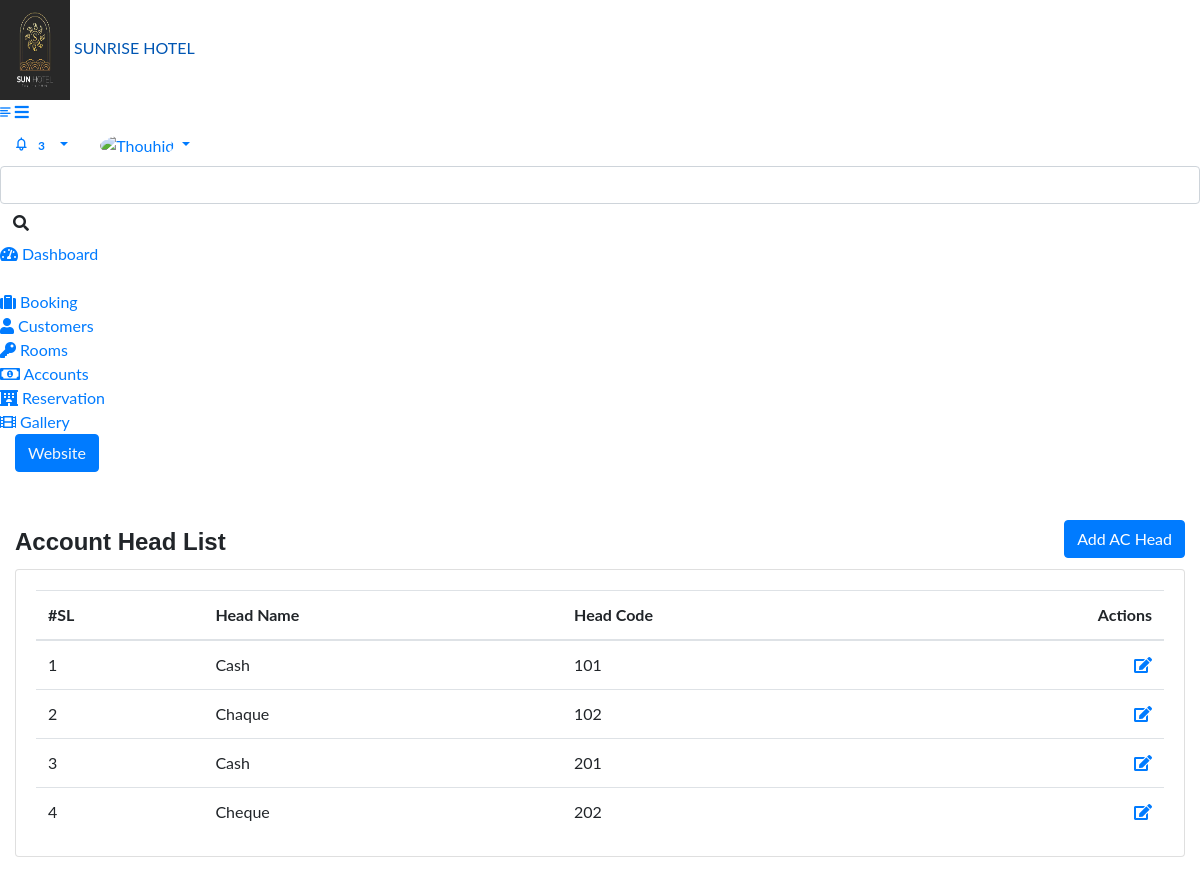
Page /admin/account_list.php (signed in) on the earlier database version.
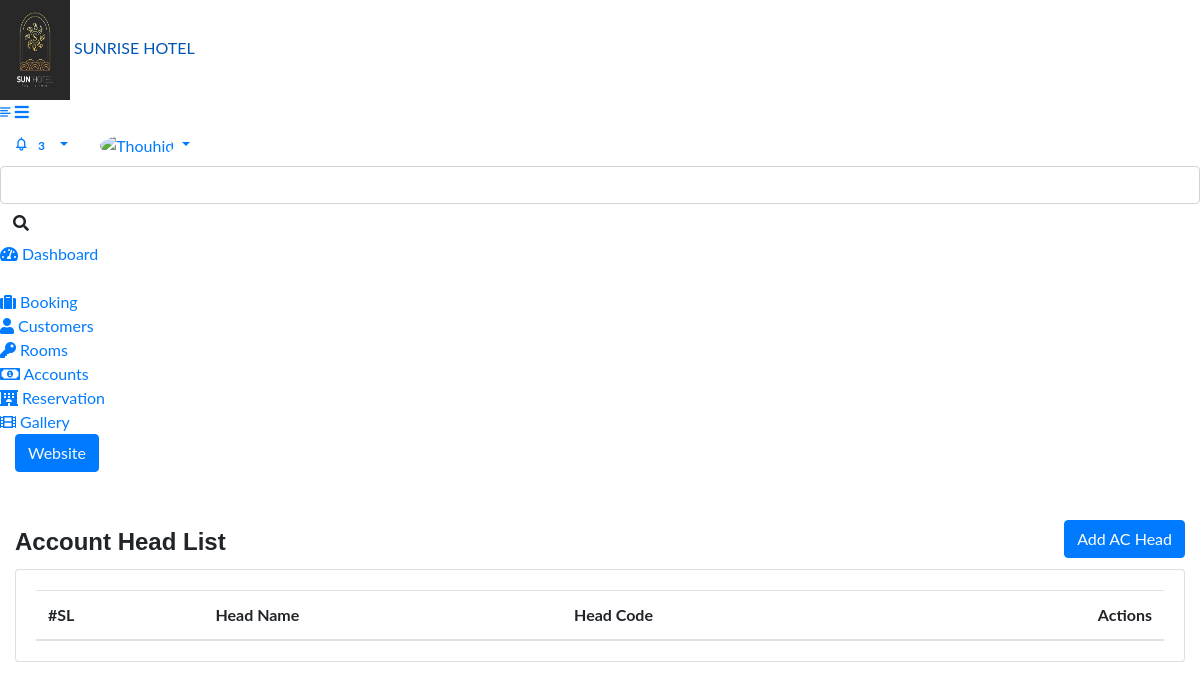
Same page on the later database version.
### tables this page shows
CREATE TABLE `tbl_ac_head` (
  `id` int(11) NOT NULL,
  `head_name` varchar(255) NOT NULL,
  `head_code` int(11) NOT NULL DEFAULT 0,
  `head_type` int(11) NOT NULL,
  `created_at` datetime NOT NULL,
  `created_by` varchar(255) NOT NULL,
  `updated_at` datetime NOT NULL,
  `updated_by` varchar(255) NOT NULL,
  `deleted_at` datetime NOT NULL,
  `status` varchar(255) NOT NULL,
  `action` int(11) NOT NULL
);

### class/crud.php (called while the page is built, shortened)
<?php
    class crud{
        private $host='localhost';
        private $user='root';
        private $password='';
        private $database='hotel';
        private $connection;
        public function __construct(){
            $this->connection=new mysqli($this->host,$this->user,$this->password,$this->database);
        }
        public function common_select($table,$fields='*',$condition=false,$sort_field=false,$sort='ASC'){
            $result=array();
            $error=false;
            $sql="select $fields from $table where deleted_at is null ";
            $rs=$this->connection->query($sql);
            if($rs){
                if($rs->num_rows > 0){
                    while($r=$rs->fetch_object()){
                        array_push($result,$r);
                    }
                }
            }else{
                $error=$this->connection->error();
            }
            $return = array('data'=>$result,'error'=>$error);
            return $return;
        }
    }
?>

### admin/account_list.php (the view, shortened to what this page needs)
<?php require_once('include/header.php') ?>
<?php require_once('include/sidebar.php') ?>
		<div class="page-wrapper">
			<div class="content container-fluid">
				<div class="page-header">
					<div class="row align-items-center">
						<div class="col">
							<div class="mt-5">
								<h4 class="card-title float-left mt-2">Account Head List</h4>
								 <a href="account_add.php" class="btn btn-primary float-right veiwbutton">Add AC Head</a> </div>
						</div>
					</div>
				</div>
				<div class="row">
					<div class="col-sm-12">
						<div class="card card-table">
							<div class="card-body booking_card">
								<div class="table-responsive">
									<table class="datatable table table-stripped table table-hover table-center mb-0">
										<thead>
											<tr>
												<th>#SL</th>
												<th>Head Name</th>
												<th>Head Code</th>
												<th class="text-right">Actions</th>
											</tr>
										</thead>
										<?php
											$rs=$mysqli->common_select("tbl_ac_head");
											if(!$rs['error']){
												foreach($rs['data'] as $d){
										?>
										<tr>
												<td><?= $d->id ?></td>
												<td><?= $d->head_name ?></td>
												<td><?= $d->head_code?></td>
												<td class="text-right">
													<a href="<?= $base_url ?>account_edit.php?id=<?= $d->id ?>"><i class="fa fa-edit"></i></a>
												</td>
										</tr>
										<?php }
					}
				?>
									</table>
								</div>
							</div>
						</div>
					</div>
				</div>
			</div>
		</div>
	</div>
</body>
</html>
<?php require_once('include/footer.php') ?>

Differences in the rows shown:
removed tbl_ac_head: id "1", head_name "Cash", head_code "101"
removed tbl_ac_head: id "2", head_name "Chaque", head_code "102"
removed tbl_ac_head: id "3", head_name "Cash", head_code "201"
removed tbl_ac_head: id "4", head_name "Cheque", head_code "202"
